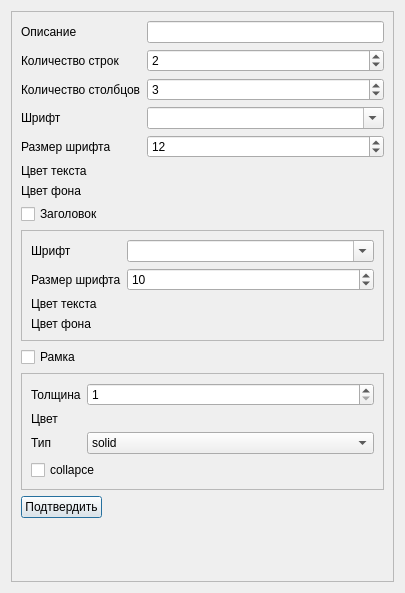
<?xml version="1.0" encoding="UTF-8"?>
<ui version="4.0">
 <class>TableDialog</class>
 <widget class="QDialog" name="TableDialog">
  <property name="windowModality">
   <enum>Qt::WindowModal</enum>
  </property>
  <property name="geometry">
   <rect>
    <x>0</x>
    <y>0</y>
    <width>405</width>
    <height>593</height>
   </rect>
  </property>
  <property name="sizePolicy">
   <sizepolicy hsizetype="Preferred" vsizetype="Minimum">
    <horstretch>0</horstretch>
    <verstretch>0</verstretch>
   </sizepolicy>
  </property>
  <property name="windowTitle">
   <string>Вставка таблицы</string>
  </property>
  <property name="modal">
   <bool>true</bool>
  </property>
  <layout class="QVBoxLayout" name="verticalLayout">
   <item>
    <widget class="QFrame" name="frame">
     <property name="frameShape">
      <enum>QFrame::StyledPanel</enum>
     </property>
     <property name="frameShadow">
      <enum>QFrame::Raised</enum>
     </property>
     <layout class="QFormLayout" name="formLayout">
      <item row="1" column="0">
       <widget class="QLabel" name="label">
        <property name="text">
         <string>Количество строк</string>
        </property>
       </widget>
      </item>
      <item row="1" column="1">
       <widget class="QSpinBox" name="rowSpin">
        <property name="minimum">
         <number>1</number>
        </property>
        <property name="value">
         <number>2</number>
        </property>
       </widget>
      </item>
      <item row="2" column="0">
       <widget class="QLabel" name="label_2">
        <property name="text">
         <string>Количество столбцов</string>
        </property>
       </widget>
      </item>
      <item row="2" column="1">
       <widget class="QSpinBox" name="colSpin">
        <property name="minimum">
         <number>1</number>
        </property>
        <property name="value">
         <number>3</number>
        </property>
       </widget>
      </item>
      <item row="12" column="0">
       <widget class="QPushButton" name="acceptButton">
        <property name="text">
         <string>Подтвердить</string>
        </property>
       </widget>
      </item>
      <item row="11" column="0" colspan="2">
       <widget class="QFrame" name="borderFrame">
        <property name="sizePolicy">
         <sizepolicy hsizetype="Expanding" vsizetype="Preferred">
          <horstretch>0</horstretch>
          <verstretch>0</verstretch>
         </sizepolicy>
        </property>
        <property name="frameShape">
         <enum>QFrame::StyledPanel</enum>
        </property>
        <property name="frameShadow">
         <enum>QFrame::Raised</enum>
        </property>
        <layout class="QFormLayout" name="formLayout_3">
         <item row="0" column="0">
          <widget class="QLabel" name="label_6">
           <property name="text">
            <string>Толщина</string>
           </property>
          </widget>
         </item>
         <item row="0" column="1">
          <widget class="QSpinBox" name="borderWidth">
           <property name="minimum">
            <number>1</number>
           </property>
          </widget>
         </item>
         <item row="1" column="0">
          <widget class="QLabel" name="label_7">
           <property name="text">
            <string>Цвет</string>
           </property>
          </widget>
         </item>
         <item row="2" column="0">
          <widget class="QLabel" name="label_8">
           <property name="text">
            <string>Тип</string>
           </property>
          </widget>
         </item>
         <item row="2" column="1">
          <widget class="QComboBox" name="borderType">
           <item>
            <property name="text">
             <string>solid</string>
            </property>
           </item>
           <item>
            <property name="text">
             <string>dotted</string>
            </property>
           </item>
           <item>
            <property name="text">
             <string>dashed</string>
            </property>
           </item>
           <item>
            <property name="text">
             <string>double</string>
            </property>
           </item>
           <item>
            <property name="text">
             <string>groove</string>
            </property>
           </item>
           <item>
            <property name="text">
             <string>ridje</string>
            </property>
           </item>
           <item>
            <property name="text">
             <string>inset</string>
            </property>
           </item>
           <item>
            <property name="text">
             <string>outset</string>
            </property>
           </item>
           <item>
            <property name="text">
             <string>none</string>
            </property>
           </item>
           <item>
            <property name="text">
             <string>hidden</string>
            </property>
           </item>
          </widget>
         </item>
         <item row="3" column="0" colspan="2">
          <widget class="QCheckBox" name="collapceCheck">
           <property name="text">
            <string>collapce</string>
           </property>
          </widget>
         </item>
        </layout>
       </widget>
      </item>
      <item row="9" column="0" colspan="2">
       <widget class="QFrame" name="headerFrame">
        <property name="sizePolicy">
         <sizepolicy hsizetype="Expanding" vsizetype="Preferred">
          <horstretch>0</horstretch>
          <verstretch>0</verstretch>
         </sizepolicy>
        </property>
        <property name="minimumSize">
         <size>
          <width>0</width>
          <height>0</height>
         </size>
        </property>
        <property name="frameShape">
         <enum>QFrame::StyledPanel</enum>
        </property>
        <property name="frameShadow">
         <enum>QFrame::Raised</enum>
        </property>
        <layout class="QFormLayout" name="formLayout_2">
         <item row="0" column="1">
          <widget class="QFontComboBox" name="headerFont">
           <property name="currentText">
            <string/>
           </property>
          </widget>
         </item>
         <item row="0" column="0">
          <widget class="QLabel" name="label_3">
           <property name="text">
            <string>Шрифт</string>
           </property>
          </widget>
         </item>
         <item row="3" column="0">
          <widget class="QLabel" name="label_4">
           <property name="text">
            <string>Цвет текста</string>
           </property>
          </widget>
         </item>
         <item row="4" column="0">
          <widget class="QLabel" name="label_5">
           <property name="text">
            <string>Цвет фона</string>
           </property>
          </widget>
         </item>
         <item row="2" column="1">
          <widget class="QSpinBox" name="headerSpin">
           <property name="minimum">
            <number>1</number>
           </property>
           <property name="value">
            <number>10</number>
           </property>
          </widget>
         </item>
         <item row="2" column="0">
          <widget class="QLabel" name="label_25">
           <property name="text">
            <string>Размер шрифта</string>
           </property>
          </widget>
         </item>
        </layout>
       </widget>
      </item>
      <item row="10" column="0" colspan="2">
       <widget class="QCheckBox" name="borderCheck">
        <property name="text">
         <string>Рамка</string>
        </property>
       </widget>
      </item>
      <item row="8" column="0" colspan="2">
       <widget class="QCheckBox" name="headerCheck">
        <property name="text">
         <string>Заголовок</string>
        </property>
       </widget>
      </item>
      <item row="7" column="0">
       <widget class="QLabel" name="label_9">
        <property name="text">
         <string>Цвет фона</string>
        </property>
       </widget>
      </item>
      <item row="6" column="0">
       <widget class="QLabel" name="label_10">
        <property name="text">
         <string>Цвет текста</string>
        </property>
       </widget>
      </item>
      <item row="3" column="0">
       <widget class="QLabel" name="label_11">
        <property name="text">
         <string>Шрифт</string>
        </property>
       </widget>
      </item>
      <item row="3" column="1">
       <widget class="QFontComboBox" name="mainFont">
        <property name="currentText">
         <string/>
        </property>
       </widget>
      </item>
      <item row="0" column="0">
       <widget class="QLabel" name="label_23">
        <property name="text">
         <string>Описание</string>
        </property>
       </widget>
      </item>
      <item row="0" column="1">
       <widget class="QLineEdit" name="captionEdit"/>
      </item>
      <item row="4" column="0">
       <widget class="QLabel" name="label_24">
        <property name="text">
         <string>Размер шрифта</string>
        </property>
       </widget>
      </item>
      <item row="4" column="1">
       <widget class="QSpinBox" name="mainSpin">
        <property name="minimum">
         <number>1</number>
        </property>
        <property name="value">
         <number>12</number>
        </property>
       </widget>
      </item>
     </layout>
    </widget>
   </item>
  </layout>
 </widget>
 <resources/>
 <connections/>
</ui>
